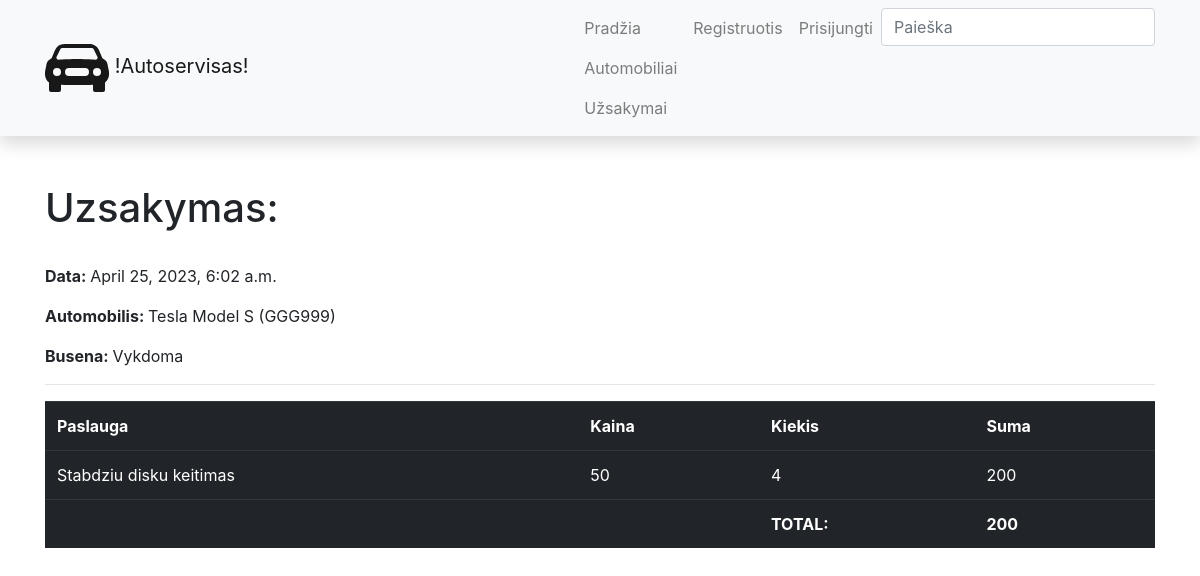
The page /autoservisas/orders/3 on the database as committed earlier.
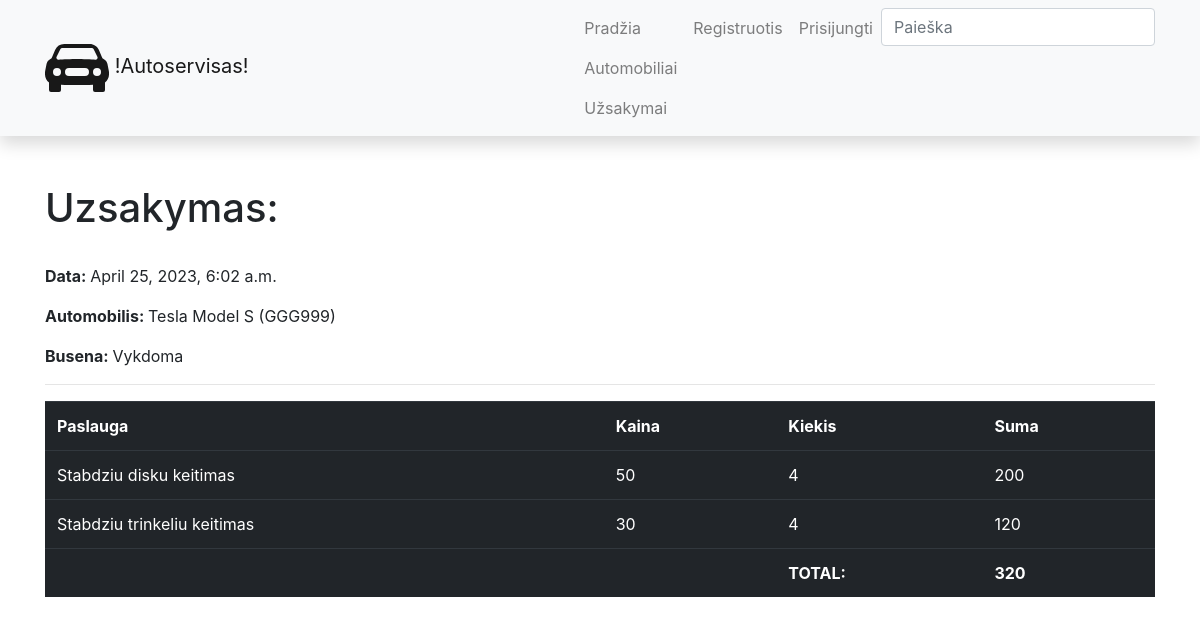
The same page on the database as committed later.
### autoservisas/models.py (models this page shows, shortened)
class UzsakymoEilute(models.Model):
    uzsakymas = models.ForeignKey(to='Uzsakymas', on_delete=models.CASCADE, related_name='lines')
    paslauga = models.ForeignKey(to='Paslauga', verbose_name='Paslauga', on_delete=models.SET_NULL, null=True)
    kiekis = models.IntegerField(verbose_name='Kiekis')
    def suma(self):
        return self.paslauga.kaina * self.kiekis
    class Meta:
        verbose_name = "Uzsakymo eilute"
        verbose_name_plural = "Uzsakymo eilutes"

class Paslauga(models.Model):
    pavadinimas = models.CharField(verbose_name='Pavadinimas', max_length=50)
    kaina = models.IntegerField(verbose_name='Kaina')
    def __str__(self):
        return self.pavadinimas
    class Meta:
        verbose_name = "Paslauga"
        verbose_name_plural = "Paslaugos"

class Uzsakymas(models.Model):
    data = models.DateTimeField(verbose_name='Data ir laikas', auto_now_add=True)
    automobilis = models.ForeignKey(to='Automobilis', verbose_name='Automobilis', on_delete=models.SET_NULL, null=True)
    klientas = models.ForeignKey(to=User, on_delete=models.SET_NULL, null=True, blank=True)
    grazinimo_data = models.DateField(verbose_name='Bus atlikta', null=True, blank=True)
    def total(self):
        total_suma = 0
        for line in self.lines.all():
            total_suma += line.suma()
        return total_suma
    LOAN_STATUS = (
        ('p', 'Patvirtinta'),
        ('v', 'Vykdoma'),
        ('a', 'Atsaukta'),
        ('t', 'Tvirtinama'),
        ('i', 'Ivykdyta'),
    )
    status = models.CharField(verbose_name="Busena", max_length=1, choices=LOAN_STATUS, blank=True, default='t')
    class Meta:
        verbose_name = "Uzsakymas"
        verbose_name_plural = "Uzsakymai"

class Automobilis(models.Model):
    valstybinis_nr = models.CharField(verbose_name='Valstybinis numeris', max_length=6)
    vin = models.CharField(verbose_name='VIN kodas', max_length=17)
    kliento_vardas = models.CharField(verbose_name='Savininkas', max_length=50)
    automobilio_modelis = models.ForeignKey(to='AutomobilioModelis', verbose_name='Automobilio modelis', on_delete=models.SET_NULL, null=True)
    photo = models.ImageField(verbose_name="Nuotrauka", upload_to='vehicles', null=True, blank=True) #arba tik blank=True
    description = HTMLField(verbose_name='Aprasymas', max_length=2000, default='')
    def __str__(self):
        return f'{self.automobilio_modelis} ({self.valstybinis_nr})'
    class Meta:
        verbose_name = "Automobilis"
        verbose_name_plural = "Automobiliai"

class AutomobilioModelis(models.Model):
    marke = models.CharField(verbose_name='Gamintojas', max_length=50)
    modelis = models.CharField(verbose_name='Modelis', max_length=50)
    def __str__(self):
        return f'{self.marke} {self.modelis}'
    class Meta:
        verbose_name = "Automobilio modelis"
        verbose_name_plural = "Automobilio modeliai"

### autoservisas/views.py (the view)
# urls.py: path('orders/<int:pk>', views.OrderDetailView.as_view(), name='order'),
class OrderDetailView(generic.DetailView):
    model = Uzsakymas
    template_name = 'order.html'
    context_object_name = 'order'

### autoservisas/templates/order.html (shortened to what this page needs)
{% extends 'base.html'%}
{% block content %}
<h1>Uzsakymas:</h1>
<br>
<p><strong>Data: </strong>{{ order.data }}</p>
<p><strong>Automobilis: </strong>{{ order.automobilis }}</p>
<p><strong>Busena: </strong>{{ order.get_status_display }}</p>
<hr>
<table class="table table-dark table-hover">
    <tr>
        <th>Paslauga</th>
        <th>Kaina</th>
        <th>Kiekis</th>
        <th>Suma</th>
    </tr>
{% for line in order.lines.all %}
    <tr>
        <td>{{ line.paslauga }}</td>
        <td>{{ line.paslauga.kaina }}</td>
        <td>{{ line.kiekis }}</td>
        <td>{{ line.suma }}</td>
    </tr>
{% endfor %}
    <tr>
        <td></td>
        <td></td>
        <td><strong>TOTAL:</strong></td>
        <td><strong>{{ order.total }}</strong></td>
    </tr>
</table>
{% endblock %}

Rows that differ between the two databases and show on the page:
computed for Uzsakymas "Vykdoma": total "200" → "320"
added UzsakymoEilute: paslauga "Stabdziu trinkeliu keitimas", paslauga.kaina "30", kiekis "4", suma "120"
